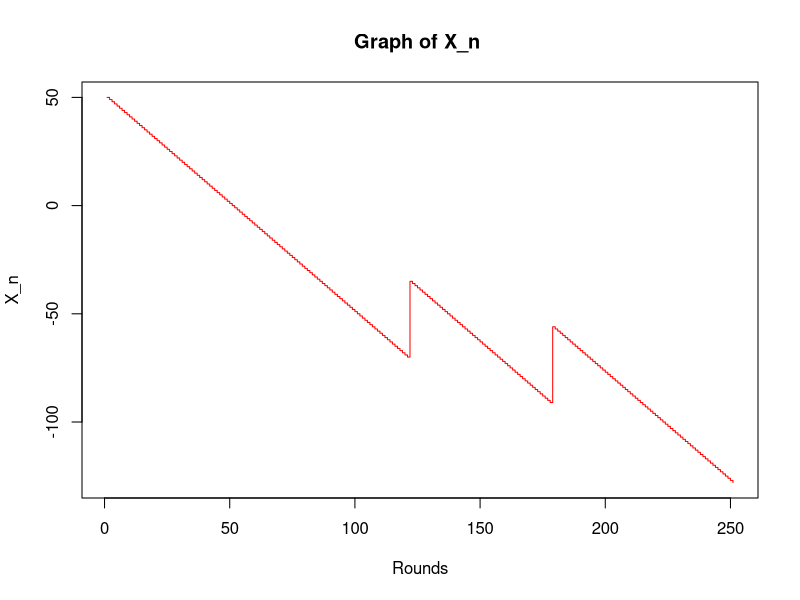
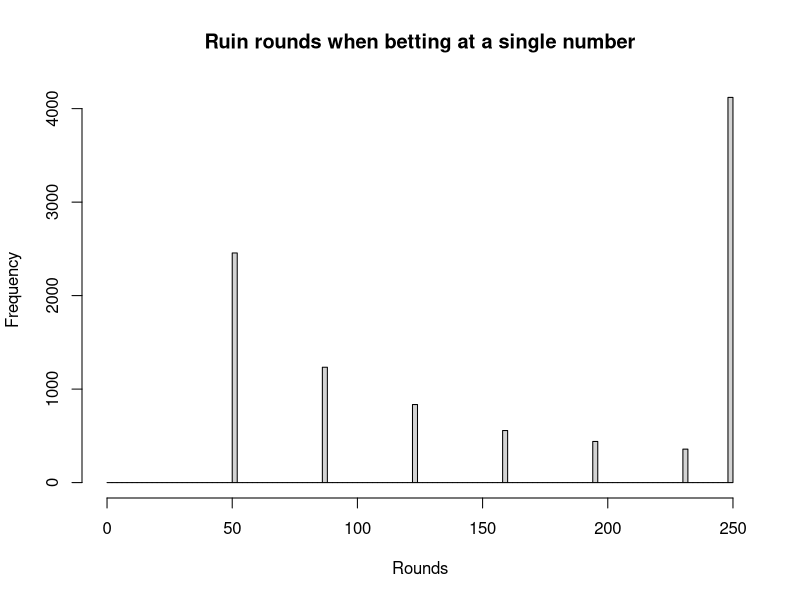
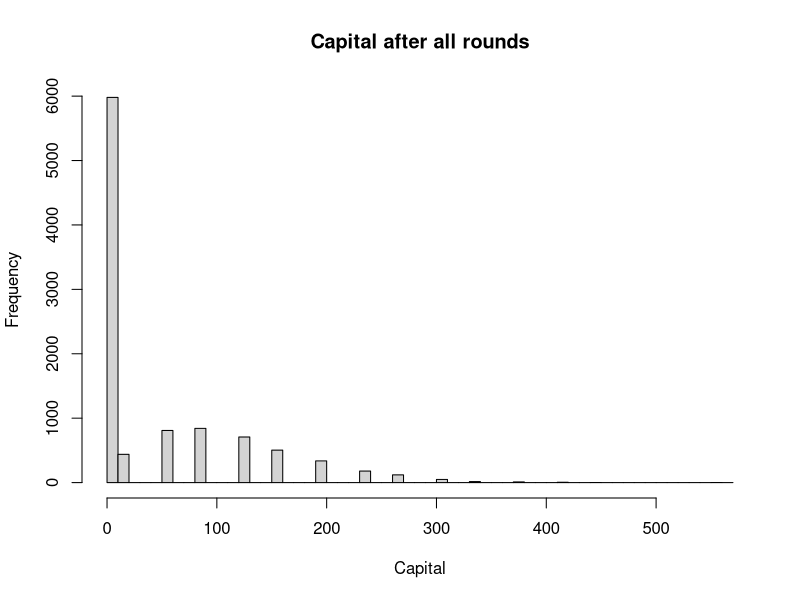
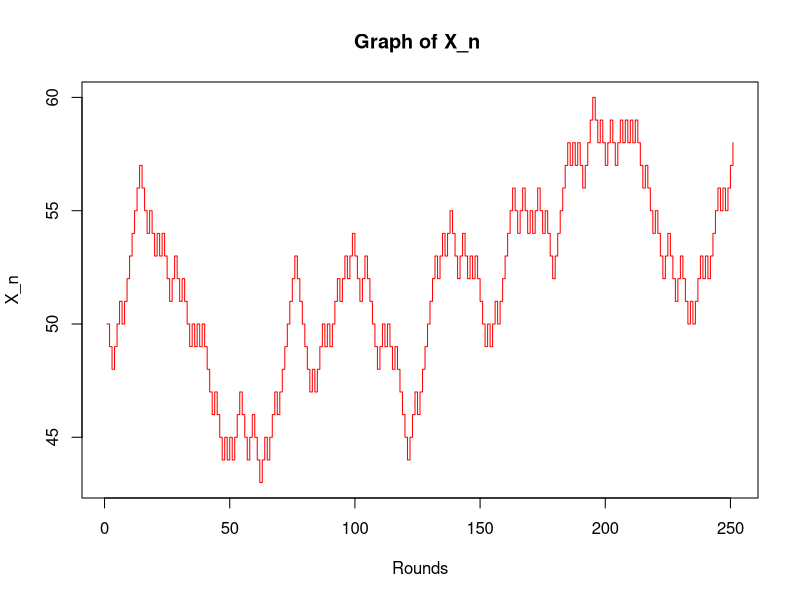
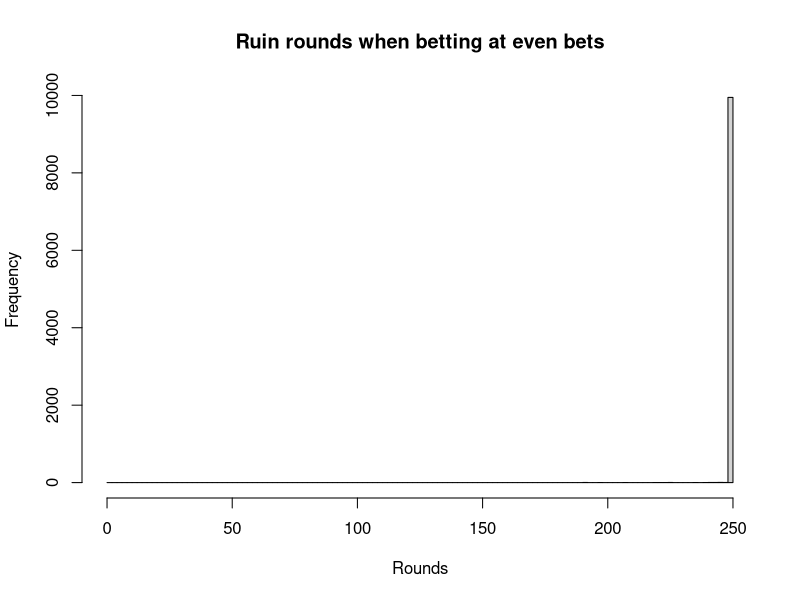
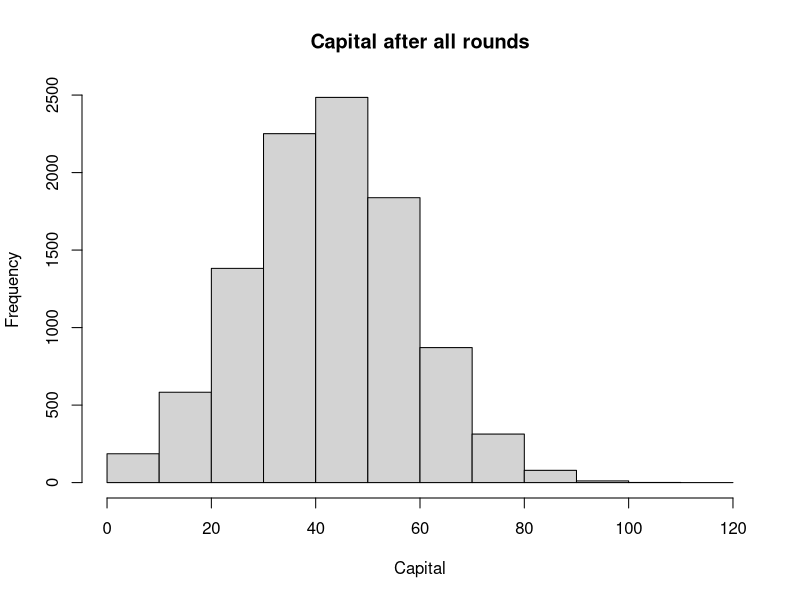
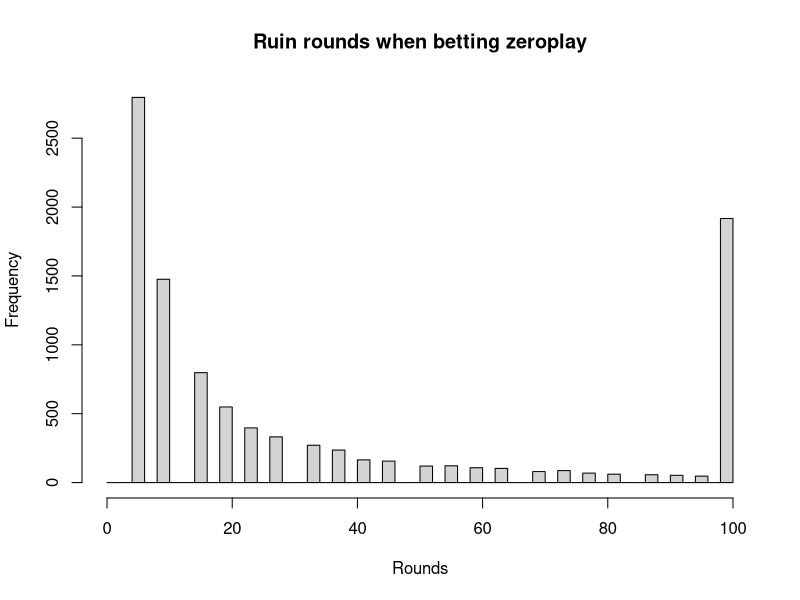
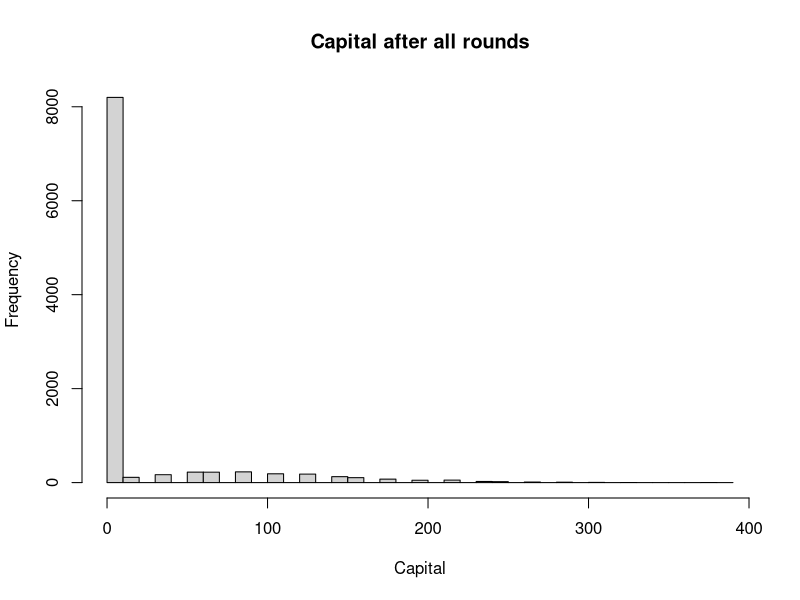

Recreate these plots in R, in order.
## ---- chunk 1
set.seed(123)
## ---- chunk 2
rounds = 250
initial_capital = 50
roullete_round<-sample(0:36, rounds, replace = T)

capital = matrix(0, 1, rounds + 1)
capital[1] = initial_capital

for(i in 1:rounds ){
  if(roullete_round[i] == 0){
    capital[i+1]=capital[i] + 35}
  else{
    capital[i+1]=capital[i] - 1
  }
}

x=seq(from=1, to=rounds + 1, by=1)
plot(x,capital,type="s", main="Graph of X_n ", xlab = "Rounds", ylab = "X_n", col = "red")


## ---- chunk 3

#Function that simulates betting a unit on zero(every round) with specific initial capital and rounds to play. 
#The function roullete_sim_zero returns a vector, of which the i-th element is the capital at the i-th round.
#The function roullete_sim_zero_ruin calculates the round on which the gambler goes bust. If he does not do so, it returns the number of rounds.


roullete_sim_number<-function(rounds, initial_capital){

roullete_round<-sample(0:36, rounds, replace = T)

capital = matrix(0, 1, rounds + 1)
capital[1] = initial_capital

for(i in 1:rounds){
  if(roullete_round[i] == 0){
    capital[i+1]=capital[i] + 35}
  else{
    capital[i+1]=capital[i] - 1
  }
}

#x=seq(from=1, to=rounds + 1, by=1)
#plot(x,capital,type="s", main="Roullete", xlab = "Rounds", ylab = "Capital", col = "red")

return(capital)
}
roullete_sim_number_ruin<-function(rounds, initial_capital){
  
  roullete_round<-sample(0:36, rounds, replace = T)
  
  capital = matrix(0, 1, rounds + 1)
  capital[1] = initial_capital
  ruin_round=rounds
  flag=0
  
  i=1
  while(i < rounds + 1){ 
    if(roullete_round[i] == 0){
      capital[i+1]=capital[i] + 35}
    else{
      capital[i+1]=capital[i] - 1
    }
    if(capital[i+1] < 0){
      ruin_round=i
      i=rounds
    }
    i=i+1
  }
  return(ruin_round)
}
roullete_sim_number_exitcap<-function(rounds, initial_capital){
  roullete_round<-sample(0:36, rounds, replace = T)
  
  lcapital = 0
  capital=matrix(0,1, rounds + 1)
  capital[1]= initial_capital
  i=1
  flag=0
  
  while(flag == 0){
   if(roullete_round[i] == 0){
    capital[i+1]=capital[i] + 35}
   else{
    capital[i+1]=capital[i] - 1
   }
   if(capital[i+1] < 0){
     capital[i+1] = 0
     flag=1
   }
   if(i == rounds){
     flag = 1
   }
  i=i+1
  }  
  
  lcapital=capital[rounds+1]
  return(lcapital)
}

num_sim=10000
initial_capital=50
rounds=250


ruin_time<-function(num_sim,initial_capital,rounds){
  ruin_time=matrix(0,num_sim,1)
  for (i in 1:num_sim){
   ruin_time[i] = roullete_sim_number_ruin(rounds, initial_capital)
  }
  return(ruin_time)
}
  
ruin = ruin_time(num_sim, initial_capital, rounds)
sum_ruin_time=0
ruin_amount=0
for (i in 1:num_sim){
  sum_ruin_time = sum_ruin_time + ruin[i]
  if (ruin[i] != 250){
    ruin_amount = ruin_amount + 1
  }
}
mean_ruin_time= sum_ruin_time/num_sim

exiting_capital<-function(num_sim,initial_capital, rounds){
  exiting_capital=matrix(0,num_sim, 1)
  for (i in 1:num_sim){
    exiting_capital[i] = roullete_sim_number_exitcap(rounds, initial_capital)
  }
  return(exiting_capital)
}

exit_cap = exiting_capital(num_sim, initial_capital, rounds)

winner_percent=0
for (i in 1:num_sim){
  if(exit_cap[i] > initial_capital){
    winner_percent = winner_percent + 1
  }
}
loser_percent = num_sim - winner_percent

## ---- chunk 4

breaks1 = seq(from = 0, to = rounds, by = 2)
hist(ruin, breaks1, main = "Ruin rounds when betting at a single number", xlab = "Rounds")

## ---- chunk 5

breaks2 = seq(from = min(exit_cap), to = max(exit_cap) + 20, by = 10)
hist(exit_cap, breaks2, main = "Capital after all rounds", xlab = "Capital")

## ---- chunk 6
rounds=250
initial_capital=50
roullete_round<-sample(0:36, rounds, replace = T)
  
x=c(1,3,5,7,9,12,14,16,18,19,21,23,25,27,30,32,34,36)
  
capital = matrix(0, 1, rounds + 1)
capital[1]= initial_capital
  
for(i in 1:rounds){
 if(roullete_round[i] %in% x == TRUE){
    capital[i+1]=capital[i] + 1}
 else{
    capital[i+1]=capital[i] - 1
    }
}
 
x=seq(from=1, to=rounds + 1, by=1)
plot(x,capital,type="s", main="Graph of X_n ", xlab = "Rounds", ylab = "X_n", col = "red")

## ---- chunk 7
roullete_sim_red<-function(rounds, initial_capital){

  roullete_round<-sample(0:36, rounds, replace = T)
  
  x=c(1,3,5,7,9,12,14,16,18,19,21,23,25,27,30,32,34,36)
  
  capital = matrix(0, 1, rounds + 1)
  capital[1]= initial_capital
  
  for(i in 1:rounds){
    if(roullete_round[i] %in% x == TRUE){
      capital[i+1]=capital[i] + 1}
    else{
      capital[i+1]=capital[i] - 1
    }
  }
  return(capital)
}
roullete_sim_red_ruin<-function(rounds, initial_capital){
  
  roullete_round<-sample(0:36, rounds, replace = T)
  
  x=c(1,3,5,7,9,12,14,16,18,19,21,23,25,27,30,32,34,36)
  
  capital = matrix(0, 1, rounds + 1)
  capital[1]= initial_capital
  ruin_round=rounds
  flag=0
  
  i=1
  while(i < rounds + 1){
    if(roullete_round[i] %in% x == TRUE){
      capital[i+1]=capital[i] + 1}
    else{
      capital[i+1]=capital[i] - 1
    }
    if((capital[i] < 0) & (flag == 0) ){
      ruin_round=i
      i=rounds
    }
    i=i+1
  }
  return(ruin_round)
}
roullete_sim_red_exitcap<-function(rounds, initial_capital){
  roullete_round<-sample(0:36, rounds, replace = T)
  
  x=c(1,3,5,7,9,12,14,16,18,19,21,23,25,27,30,32,34,36)
  
  
  
  lcapital = 0
  capital=matrix(0,1, rounds + 1)
  capital[1]= initial_capital
  i=1
  flag=0
  
  while(flag == 0){
   if(roullete_round[i] %in% x == TRUE){
    capital[i+1]=capital[i] + 1}
   else{
    capital[i+1]=capital[i] - 1
   }
   if(capital[i+1] < 0){
     capital[i+1] = 0
     flag = 1
   }
   if(i == rounds){
     flag = 1
   }
  i=i+1
  }  
  
  lcapital=capital[rounds+1]
  return(lcapital)
}

num_sim=10000
initial_capital=50
rounds=250



ruin_time<-function(num_sim,initial_capital,rounds){
  ruin_time=matrix(0,num_sim,1)
  for (i in 1:num_sim){
   ruin_time[i] = roullete_sim_red_ruin(rounds, initial_capital)
  }
  return(ruin_time)
}
  
ruin = ruin_time(num_sim, initial_capital, rounds)
sum_ruin_time=0
ruin_amount=0
for (i in 1:num_sim){
  sum_ruin_time = sum_ruin_time + ruin[i]
  if (ruin[i] != rounds){
    ruin_amount = ruin_amount + 1
  }
}
mean_ruin_time= sum_ruin_time/num_sim


exiting_capital<-function(num_sim,initial_capital, rounds){
  exiting_capital=matrix(0,num_sim, 1)
  for (i in 1:num_sim){
    exiting_capital[i] = roullete_sim_red_exitcap(rounds, initial_capital)
  }
  return(exiting_capital)
}

exit_cap = exiting_capital(num_sim, initial_capital, rounds)

## ---- chunk 8
breaks1 = seq(from = 0, to = rounds, by = 2)
hist(ruin, breaks1, main = "Ruin rounds when betting at even bets", xlab = "Rounds")

## ---- chunk 9
breaks2 = seq(from = 0, to = max(exit_cap) + 20, by = 10)
hist(exit_cap, breaks2, main = "Capital after all rounds", xlab = "Capital")
## ---- chunk 10
roullete_sim_zeroplay<-function(rounds, initial_capital){
  roullete_round<-sample(0:36, rounds, replace = T)
  
  x=c(0,3,12,15,32,35)
  
  capital = matrix(0, 1, rounds + 1)
  capital[1]= initial_capital
  
  for(i in 1:rounds){
    if(roullete_round[i] %in% x == TRUE){
      capital[i+1]=capital[i] + 14}
    else if(roullete_round[i] == 26){
      capital[i+1]=capital[i] + 32
    }
    else{
      capital[i+1]=capital[i] - 4
    }
  }
  return(capital)
}
roullete_sim_zeroplay_ruin<-function(rounds, initial_capital){
  roullete_round<-sample(0:36, rounds, replace = T)
  
  x=c(0,3,12,15,32,35)
  
  capital = matrix(0, 1, rounds + 1)
  capital[1]= initial_capital
  ruin_round=rounds
  flag=0
  
  i=1
  while(i < rounds +1){
    if(roullete_round[i] %in% x == TRUE){
      capital[i+1]=capital[i] + 14}
    else if(roullete_round[i] == 26){
      capital[i+1]=capital[i] + 32
    }
    else{
      capital[i+1]=capital[i] - 4
    }
    if(capital[i+1] < 0){
      ruin_round=i
      i = rounds + 1
    }
    i = i +1
  }
  return(ruin_round)
} 
roullete_sim_zeroplay_exitcap<-function(rounds, initial_capital){
  roullete_round<-sample(0:36, rounds, replace = T)
  
  x=c(0,3,12,15,32,35)
  
  lcapital = 0
  capital=matrix(0,1, rounds + 1)
  capital[1]= initial_capital
  flag=0
  i=1
  
  while(flag == 0){
    if(roullete_round[i] %in% x == TRUE){
      capital[i+1]=capital[i] + 14}
    else if(roullete_round[i] == 26){
      capital[i+1]=capital[i] + 32
    }
    else{
      capital[i+1]=capital[i] - 4
    }
    if(capital[i+1] < 0){
     capital[i+1] = 0
     flag = 1
   }
   if(i == rounds){
     flag = 1
   }
  i=i+1
  } 
  lcapital=capital[rounds+1]
  return(lcapital)
}

num_sim=10000
initial_capital=20
rounds=100

ruin_time<-function(num_sim,initial_capital,rounds){
  ruin_time=matrix(0,num_sim,1)
  for (i in 1:num_sim){
   ruin_time[i] = roullete_sim_zeroplay_ruin(rounds, initial_capital)
  }
  return(ruin_time)
}
  
ruin = ruin_time(num_sim, initial_capital, rounds)
breaks1 = seq(from = 0, to = rounds, by = 2)
hist(ruin, breaks1,  main = "Ruin rounds when betting zeroplay", xlab = "Rounds")

exiting_capital<-function(num_sim,initial_capital, rounds){
  exiting_capital=matrix(0,num_sim, 1)
  for (i in 1:num_sim){
    exiting_capital[i] = roullete_sim_zeroplay_exitcap(rounds, initial_capital)
  }
  return(exiting_capital)
}

exit_cap = exiting_capital(num_sim, initial_capital, rounds)
breaks2 = seq(from = 0, to = max(exit_cap) + 20, by = 10)
hist(exit_cap, breaks2, main = "Capital after all rounds", xlab = "Capital")


## ---- chunk 11
k= sample(0:36, 500000, replace = TRUE)
breaks = seq(from = -1, to = 37, by = 1)
hist(k ,breaks)
## ---- chunk 12



sim<-function(rounds, roullete, last_rounds){ 
  
  profit = 0
  
  
  d=roullete[1:last_rounds]
  d2=roullete[last_rounds:rounds]
  
  freq= matrix(0,1,37)
  for (i in 1:last_rounds){
    f=d[i] + 1
    freq[f] = freq[f] + 1
  }
  
  
  min_index = 1
  for (i in 1:37){
    k = freq[min_index] 
    if(freq[i] < k){
      min_index = i
    }
  }
  dif = rounds - last_rounds
  
  for (i in 1:dif){
    a = d2[i] + 1
    if (a == min_index){
      profit = profit + 35
    }
    else{ 
      profit = profit - 1}
  }
  return(profit)
}

rounds=50000
last_rounds = rounds/2
num_sim = 2000
prof_matr = matrix(0,1,num_sim)
kerdos_plein = matrix(0,1,num_sim)
for (i in 1:num_sim){
  roullete = sample(0:36, rounds, replace =  TRUE)
  prof_matr[i] = sim(rounds,roullete, last_rounds)
  for(j in last_rounds:rounds){
    if (roullete[j] == 0){
      kerdos_plein[i] = kerdos_plein[i] + 35
    }
    else{
      kerdos_plein[i] = kerdos_plein[i] -1
    }
  }
}

mprof = mean(prof_matr)
mplein = mean(kerdos_plein)
